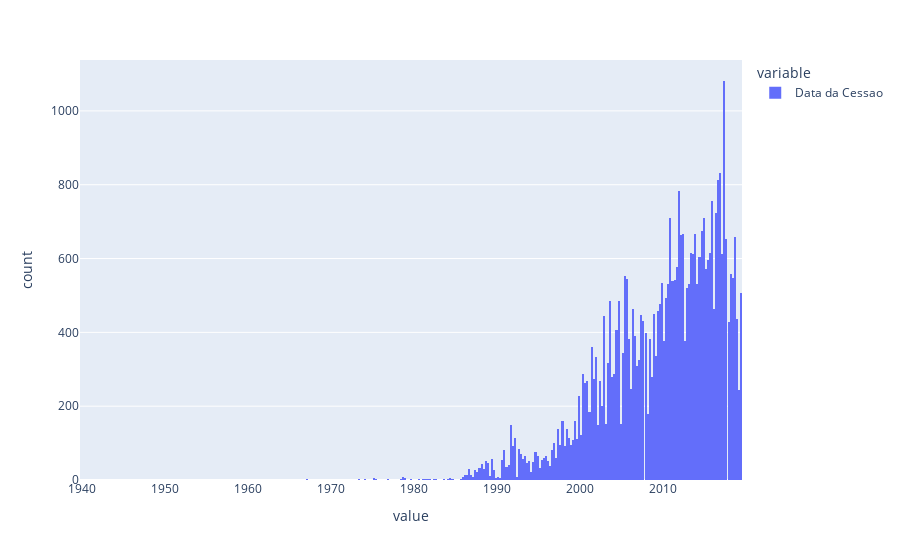

The code cell stored with this chart in its notebook:
### Code cell
import plotly.express as px

figEvolucao = px.histogram(direitos['Data da Cessao'])
figEvolucao.show()

### Figure 1 — Plotly figure (JSON) as saved in the notebook; plotly's stock layout.template omitted (floating-point values rounded to 4 significant figures; data arrays with more than 128 entries replaced by an {"elided": "..."} marker saying what was removed)
{"data": [{"alignmentgroup": "True", "bingroup": "x", "hovertemplate": "variable=Data da Cessao<br>value=%{x}<br>count=%{y}<extra></extra>", "legendgroup": "Data da Cessao", "marker": {"color": "#636efa", "pattern": {"shape": ""}}, "name": "Data da Cessao", "offsetgroup": "Data da Cessao", "orientation": "v", "showlegend": true, "type": "histogram", "x": {"elided": "40167 str values"}, "xaxis": "x", "yaxis": "y"}], "layout": {"barmode": "relative", "legend": {"title": {"text": "variable"}, "tracegroupgap": 0}, "margin": {"t": 60}, "xaxis": {"anchor": "y", "domain": [0, 1], "title": {"text": "value"}}, "yaxis": {"anchor": "x", "domain": [0, 1], "title": {"text": "count"}}}}
